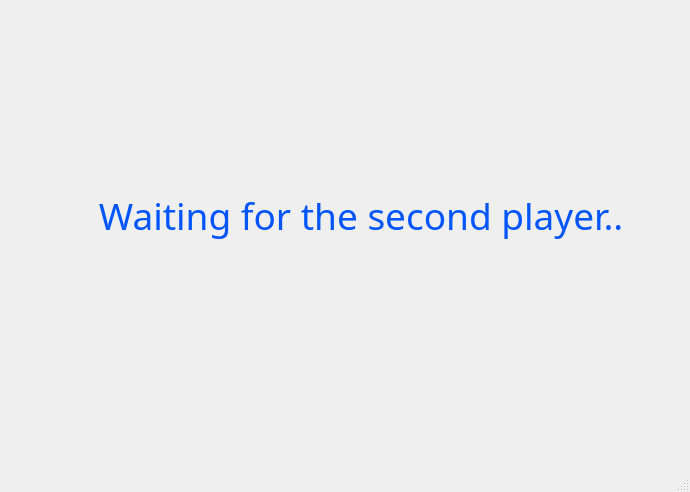
<?xml version="1.0" encoding="UTF-8"?>
<ui version="4.0">
 <class>WaitingWindow</class>
 <widget class="QMainWindow" name="WaitingWindow">
  <property name="geometry">
   <rect>
    <x>0</x>
    <y>0</y>
    <width>690</width>
    <height>492</height>
   </rect>
  </property>
  <property name="minimumSize">
   <size>
    <width>690</width>
    <height>492</height>
   </size>
  </property>
  <property name="maximumSize">
   <size>
    <width>690</width>
    <height>492</height>
   </size>
  </property>
  <property name="windowTitle">
   <string>MainWindow</string>
  </property>
  <property name="styleSheet">
   <string notr="true">background-image: url(:/Image/resize-picture/m-145167385782863c50b240eb6c.jpg);</string>
  </property>
  <widget class="QWidget" name="centralwidget">
   <widget class="QLabel" name="label">
    <property name="geometry">
     <rect>
      <x>70</x>
      <y>170</y>
      <width>551</width>
      <height>91</height>
     </rect>
    </property>
    <property name="font">
     <font>
      <family>Papyrus</family>
      <pointsize>28</pointsize>
     </font>
    </property>
    <property name="styleSheet">
     <string notr="true">color: rgb(0, 85, 255);</string>
    </property>
    <property name="text">
     <string>   Waiting for the second player...</string>
    </property>
   </widget>
  </widget>
  <widget class="QMenuBar" name="menubar">
   <property name="geometry">
    <rect>
     <x>0</x>
     <y>0</y>
     <width>690</width>
     <height>21</height>
    </rect>
   </property>
  </widget>
  <widget class="QStatusBar" name="statusbar"/>
 </widget>
 <resources/>
 <connections/>
</ui>
